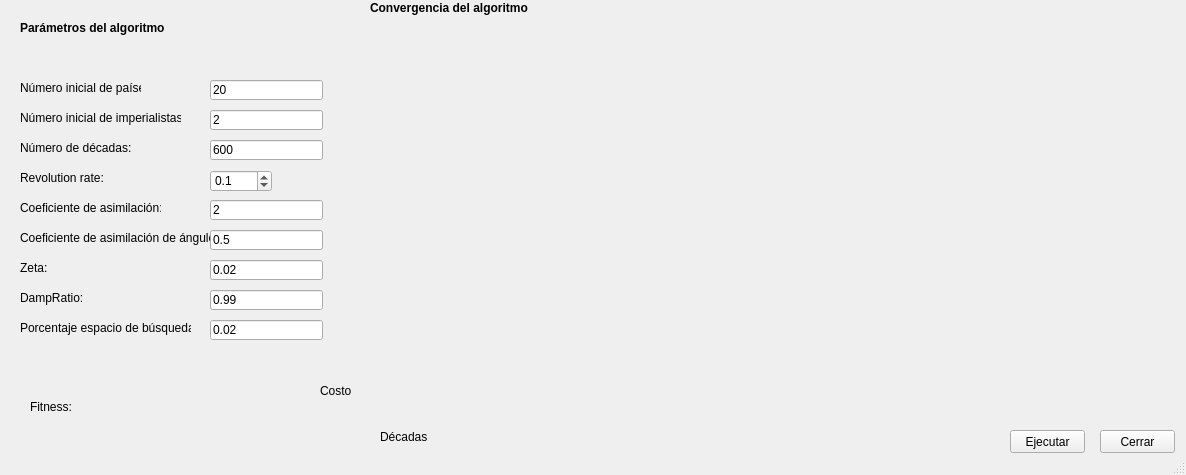
<?xml version="1.0" encoding="UTF-8"?>
<ui version="4.0">
 <class>MainWindow</class>
 <widget class="QMainWindow" name="MainWindow">
  <property name="geometry">
   <rect>
    <x>0</x>
    <y>0</y>
    <width>1186</width>
    <height>475</height>
   </rect>
  </property>
  <property name="windowTitle">
   <string>Algoritmo Competitivo Imperialista</string>
  </property>
  <widget class="QWidget" name="centralWidget">
   <widget class="QPushButton" name="pushButton">
    <property name="geometry">
     <rect>
      <x>1010</x>
      <y>430</y>
      <width>75</width>
      <height>23</height>
     </rect>
    </property>
    <property name="text">
     <string>Ejecutar</string>
    </property>
   </widget>
   <widget class="QCustomPlot" name="plot" native="true">
    <property name="geometry">
     <rect>
      <x>360</x>
      <y>20</y>
      <width>811</width>
      <height>401</height>
     </rect>
    </property>
   </widget>
   <widget class="QPushButton" name="pushButton_2">
    <property name="geometry">
     <rect>
      <x>1100</x>
      <y>430</y>
      <width>75</width>
      <height>23</height>
     </rect>
    </property>
    <property name="text">
     <string>Cerrar</string>
    </property>
   </widget>
   <widget class="QLabel" name="label">
    <property name="geometry">
     <rect>
      <x>370</x>
      <y>0</y>
      <width>171</width>
      <height>16</height>
     </rect>
    </property>
    <property name="font">
     <font>
      <weight>75</weight>
      <bold>true</bold>
     </font>
    </property>
    <property name="text">
     <string>Convergencia del algoritmo</string>
    </property>
   </widget>
   <widget class="QLabel" name="label_2">
    <property name="geometry">
     <rect>
      <x>320</x>
      <y>370</y>
      <width>31</width>
      <height>41</height>
     </rect>
    </property>
    <property name="text">
     <string>Costo</string>
    </property>
    <property name="wordWrap">
     <bool>true</bool>
    </property>
   </widget>
   <widget class="QLabel" name="label_3">
    <property name="geometry">
     <rect>
      <x>380</x>
      <y>430</y>
      <width>47</width>
      <height>13</height>
     </rect>
    </property>
    <property name="text">
     <string>Décadas</string>
    </property>
   </widget>
   <widget class="QLabel" name="paises_9">
    <property name="geometry">
     <rect>
      <x>20</x>
      <y>290</y>
      <width>121</width>
      <height>16</height>
     </rect>
    </property>
    <property name="text">
     <string>DampRatio:</string>
    </property>
   </widget>
   <widget class="QLineEdit" name="busqueda">
    <property name="geometry">
     <rect>
      <x>210</x>
      <y>320</y>
      <width>113</width>
      <height>20</height>
     </rect>
    </property>
    <property name="text">
     <string>0.02</string>
    </property>
   </widget>
   <widget class="QLabel" name="paises">
    <property name="geometry">
     <rect>
      <x>20</x>
      <y>80</y>
      <width>121</width>
      <height>16</height>
     </rect>
    </property>
    <property name="text">
     <string>Número inicial de países:</string>
    </property>
   </widget>
   <widget class="QLabel" name="paises_7">
    <property name="geometry">
     <rect>
      <x>20</x>
      <y>260</y>
      <width>121</width>
      <height>16</height>
     </rect>
    </property>
    <property name="text">
     <string>Zeta:</string>
    </property>
   </widget>
   <widget class="QLabel" name="paises_2">
    <property name="geometry">
     <rect>
      <x>20</x>
      <y>110</y>
      <width>161</width>
      <height>16</height>
     </rect>
    </property>
    <property name="text">
     <string>Número inicial de imperialistas:</string>
    </property>
   </widget>
   <widget class="QDoubleSpinBox" name="revolutiorate">
    <property name="geometry">
     <rect>
      <x>210</x>
      <y>170</y>
      <width>62</width>
      <height>22</height>
     </rect>
    </property>
    <property name="decimals">
     <number>1</number>
    </property>
    <property name="value">
     <double>0.100000000000000</double>
    </property>
   </widget>
   <widget class="QLabel" name="paises_6">
    <property name="geometry">
     <rect>
      <x>20</x>
      <y>230</y>
      <width>191</width>
      <height>16</height>
     </rect>
    </property>
    <property name="text">
     <string>Coeficiente de asimilación de ángulo:</string>
    </property>
   </widget>
   <widget class="QLabel" name="paises_3">
    <property name="geometry">
     <rect>
      <x>20</x>
      <y>140</y>
      <width>121</width>
      <height>16</height>
     </rect>
    </property>
    <property name="text">
     <string>Número de décadas:</string>
    </property>
   </widget>
   <widget class="QLabel" name="paises_4">
    <property name="geometry">
     <rect>
      <x>20</x>
      <y>170</y>
      <width>121</width>
      <height>16</height>
     </rect>
    </property>
    <property name="text">
     <string>Revolution rate:</string>
    </property>
   </widget>
   <widget class="QLabel" name="paises_5">
    <property name="geometry">
     <rect>
      <x>20</x>
      <y>200</y>
      <width>141</width>
      <height>16</height>
     </rect>
    </property>
    <property name="text">
     <string>Coeficiente de asimilación:</string>
    </property>
   </widget>
   <widget class="QLabel" name="paises_8">
    <property name="geometry">
     <rect>
      <x>20</x>
      <y>320</y>
      <width>171</width>
      <height>16</height>
     </rect>
    </property>
    <property name="text">
     <string>Porcentaje espacio de búsqueda:</string>
    </property>
   </widget>
   <widget class="QLineEdit" name="asimilacion">
    <property name="geometry">
     <rect>
      <x>210</x>
      <y>200</y>
      <width>113</width>
      <height>20</height>
     </rect>
    </property>
    <property name="text">
     <string>2</string>
    </property>
   </widget>
   <widget class="QLineEdit" name="numpaises">
    <property name="geometry">
     <rect>
      <x>210</x>
      <y>80</y>
      <width>113</width>
      <height>20</height>
     </rect>
    </property>
    <property name="text">
     <string>20</string>
    </property>
   </widget>
   <widget class="QLineEdit" name="zeta">
    <property name="geometry">
     <rect>
      <x>210</x>
      <y>260</y>
      <width>113</width>
      <height>20</height>
     </rect>
    </property>
    <property name="text">
     <string>0.02</string>
    </property>
   </widget>
   <widget class="QLineEdit" name="decadas">
    <property name="geometry">
     <rect>
      <x>210</x>
      <y>140</y>
      <width>113</width>
      <height>20</height>
     </rect>
    </property>
    <property name="text">
     <string>600</string>
    </property>
   </widget>
   <widget class="QLineEdit" name="imperialistas">
    <property name="geometry">
     <rect>
      <x>210</x>
      <y>110</y>
      <width>113</width>
      <height>20</height>
     </rect>
    </property>
    <property name="text">
     <string>2</string>
    </property>
   </widget>
   <widget class="QLineEdit" name="dampratio">
    <property name="geometry">
     <rect>
      <x>210</x>
      <y>290</y>
      <width>113</width>
      <height>20</height>
     </rect>
    </property>
    <property name="text">
     <string>0.99</string>
    </property>
   </widget>
   <widget class="QLineEdit" name="angulo">
    <property name="geometry">
     <rect>
      <x>210</x>
      <y>230</y>
      <width>113</width>
      <height>20</height>
     </rect>
    </property>
    <property name="text">
     <string>0.5</string>
    </property>
   </widget>
   <widget class="QLabel" name="label_4">
    <property name="geometry">
     <rect>
      <x>20</x>
      <y>20</y>
      <width>151</width>
      <height>16</height>
     </rect>
    </property>
    <property name="font">
     <font>
      <weight>75</weight>
      <bold>true</bold>
     </font>
    </property>
    <property name="text">
     <string>Parámetros del algoritmo</string>
    </property>
   </widget>
   <widget class="QLabel" name="fitness">
    <property name="geometry">
     <rect>
      <x>30</x>
      <y>400</y>
      <width>47</width>
      <height>13</height>
     </rect>
    </property>
    <property name="text">
     <string>Fitness:</string>
    </property>
   </widget>
   <widget class="QLabel" name="fitesresult">
    <property name="geometry">
     <rect>
      <x>80</x>
      <y>400</y>
      <width>47</width>
      <height>13</height>
     </rect>
    </property>
    <property name="text">
     <string/>
    </property>
   </widget>
  </widget>
  <widget class="QStatusBar" name="statusBar"/>
 </widget>
 <layoutdefault spacing="6" margin="11"/>
 <customwidgets>
  <customwidget>
   <class>QCustomPlot</class>
   <extends>QWidget</extends>
   <header>qcustomplot.h</header>
   <container>1</container>
  </customwidget>
 </customwidgets>
 <resources/>
 <connections/>
</ui>
